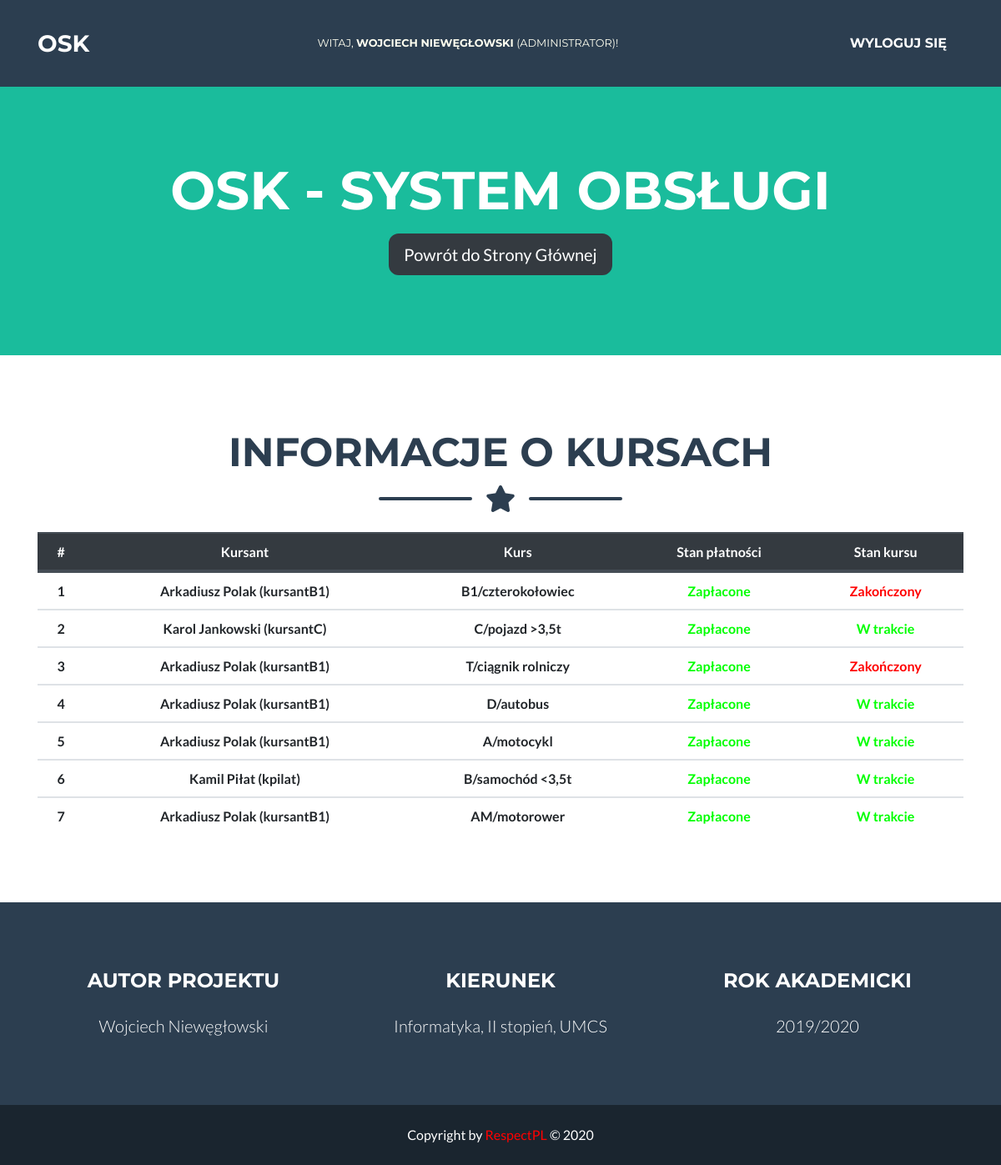
Screenshot of /osk/check_participant_course/ (signed in) with the database file from the repository.
### osk/models.py (models this page shows)
class Course(models.Model):
    id = models.UUIDField(primary_key=True, default=uuid.uuid4, editable=False)
    oznaczenie = models.CharField(max_length=5)
    kategoria = models.CharField(max_length=150)
    def __str__(self):
        return self.oznaczenie + "/" + self.kategoria

### osk/views.py (the view)
# urls.py: path('check_participant_course/', views.checkParticipantCourse, name='checkParticipantCourse'),
def checkParticipantCourse(request):
    courses = CourseData.objects.all()
    datas = []
    for c in courses:
        username = c.user
        u = User.objects.get(username=username)
        datas.append((u.first_name, u.last_name, u.username, c.kurs, c.paid, c.completed))
    return render(request, 'check_participant_courses.html', {'datas' : datas })

### osk/templates/check_participant_courses.html (shortened to what this page needs)
{% extends 'base.html' %}
{% block header %}
    <h1 class="masthead-heading text-uppercase mb-0">OSK - SYSTEM OBSŁUGI</h1>
    <br />
    <a href="{% url 'index' %}" class="btn btn-dark btn-lg my-2 my-sm-0">Powrót do Strony Głównej</a>
{% endblock %}
{% block content %}
    <h2 class="page-section-heading text-center text-uppercase text-secondary mb-0">INFORMACJE O KURSACH</h2>
    <div class="divider-custom">
        <div class="divider-custom-line"></div>
        <div class="divider-custom-icon">
          <i class="fas fa-star"></i>
        </div>
        <div class="divider-custom-line"></div>
    </div>
    <table class="table">
    <thead class="thead-dark">
        <tr>
            <th scope="col"><center>#</center></th>
            <th scope="col"><center>Kursant</center></th>
            <th scope="col"><center>Kurs</center></th>
            <th scope="col"><center>Stan płatności</center></th>
            <th scope="col"><center>Stan kursu</center></th>
        </tr>
    </thead>
    <tbody>
        {% for d in datas %}
        <tr>
            <th scope="row"><center>{{ forloop.counter }}</center></th>
            <th><center>{{ d.0 }} {{ d.1 }} ({{ d.2 }})</center></th>
            <th><center>{{ d.3 }}</center></th>
            <th><center>{% if not d.4 %}<font color="red">Niezapłacone</font>{% else %}<font color="lime">Zapłacone</font>{% endif %}</center></th>
            <th><center>{% if not d.5 %}<font color="lime">W trakcie</font>{% else %}<font color="red">Zakończony</font>{% endif %}</center></th>
        </tr>
        {% endfor %}
    </tbody>
</table>
{% endblock %}

### osk/templates/base.html (shortened to what this page needs)
{% load static %}
<html lang="en">
<head>
  <link href="{% static 'vendor/fontawesome-free/css/all.min.css' %}" rel="stylesheet" type="text/css">
  <link href="{% static 'css/freelancer.min.css' %}" rel="stylesheet">
</head>
<body id="page-top">
  <nav class="navbar navbar-expand-lg bg-secondary text-uppercase fixed-top" id="mainNav">
    <div class="container">
      <a class="navbar-brand js-scroll-trigger" href="{% url 'index' %}">OSK</a>
      <div class="collapse navbar-collapse" id="navbarResponsive">
        {% if not request.user.is_authenticated %}
          <ul class="navbar-nav ml-auto">
            <li class="nav-item mx-0 mx-lg-1">
              <a class="nav-link py-3 px-0 px-lg-3 rounded js-scroll-trigger" href="{% url 'loginUser' %}">Zaloguj się</a>
            </li>
            <li class="nav-item mx-0 mx-lg-1">
              <a class="nav-link py-3 px-0 px-lg-3 rounded js-scroll-trigger" href="{% url 'registerUser' %}">Zarejestruj się</a>
            </li>
          </ul>
        {% else %}
        <font color="fffff" class="ml-auto"><small>Witaj, <b>{{user.get_full_name }}</b> ({{ user.get_username }})!</small></font>
          <ul class="navbar-nav ml-auto">
            <li class="nav-item mx-0 mx-lg-1">
              <a class="nav-link py-3 px-0 px-lg-3 rounded js-scroll-trigger" href="{% url 'logout' %}">Wyloguj się</a>
            </li>
          </ul>
        {% endif %}
      </div>
    </div>
  </nav>
  <header class="masthead bg-primary text-white text-center">
    <div class="container d-flex align-items-center flex-column">
      {% block header %}
      {% endblock %}
    </div>
  </header>
  <section class="page-section portfolio" id="portfolio">
    <div class="container">
      {% block content %}
      {% endblock %}
    </div>
  </section>
  <footer class="footer text-center">
    <div class="container">
      <div class="row">
        <div class="col-lg-4 mb-5 mb-lg-0">
          <h4 class="text-uppercase mb-4">Autor Projektu</h4>
          <p class="lead mb-0">Wojciech Niewęgłowski</p>
        </div>
        <div class="col-lg-4 mb-5 mb-lg-0">
          <h4 class="text-uppercase mb-4">Kierunek</h4>
          <p class="lead mb-0">Informatyka, II stopień, UMCS</p>
        </div>
        <div class="col-lg-4">
          <h4 class="text-uppercase mb-4">Rok akademicki</h4>
          <p class="lead mb-0">2019/2020</p>
        </div>
      </div>
    </div>
  </footer>
  <section class="copyright py-4 text-center text-white">
    <div class="container">
      <medium>Copyright by <font color="red">RespectPL</font> &copy; 2020</medium>
    </div>
  </section>
</body>
</html>

### rows the page displays
Course: first_name "Arkadiusz", last_name "Polak", username "kursantB1", oznaczenie+kategoria "B1/czterokołowiec", shows "Zakończony"
Course: first_name "Karol", last_name "Jankowski", username "kursantC", oznaczenie+kategoria "C/pojazd >3,5t", shows "W trakcie"
Course: first_name "Arkadiusz", last_name "Polak", username "kursantB1", oznaczenie+kategoria "T/ciągnik rolniczy", shows "Zakończony"
Course: first_name "Arkadiusz", last_name "Polak", username "kursantB1", oznaczenie+kategoria "D/autobus", shows "W trakcie"
Course: first_name "Arkadiusz", last_name "Polak", username "kursantB1", oznaczenie+kategoria "A/motocykl", shows "W trakcie"
Course: first_name "Kamil", last_name "Piłat", username "kpilat", oznaczenie+kategoria "B/samochód <3,5t", shows "W trakcie"
Course: first_name "Arkadiusz", last_name "Polak", username "kursantB1", oznaczenie+kategoria "AM/motorower", shows "W trakcie"

### other values shown
{{ user.get_full_name }} "WOJCIECH NIEWĘGŁOWSKI"
{{ user.get_username }} "ADMINISTRATOR"
